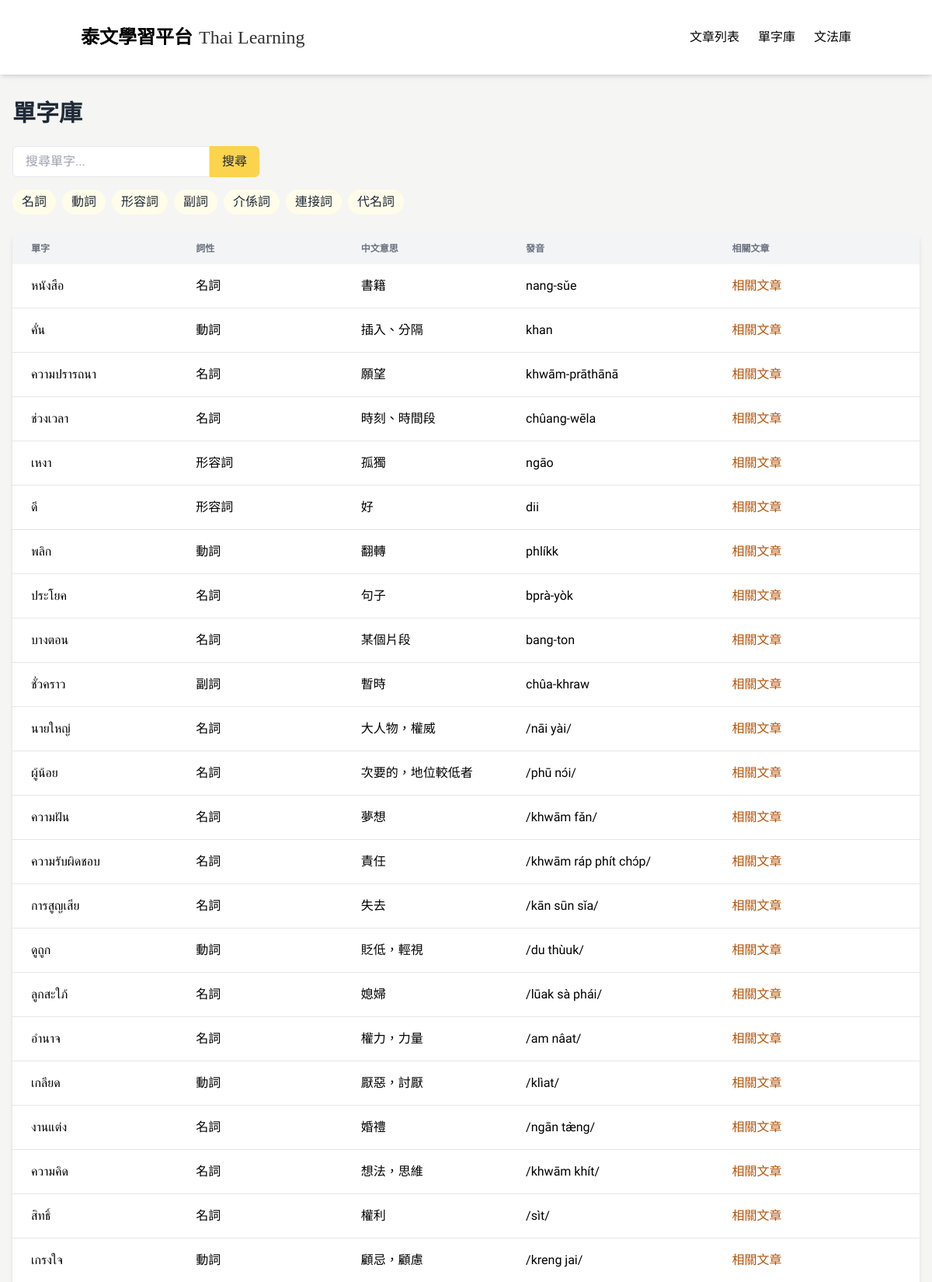
Screenshot of /vocabulary (upper part) with the database file from the repository.
### tables this page shows
CREATE TABLE Word (
            id INTEGER PRIMARY KEY AUTOINCREMENT,
            thai TEXT,
            chinese TEXT,
            type TEXT,
            pronunciation TEXT,
            articleId INTEGER,
            createdAt TEXT,
            updatedAt TEXT
        );

### app_sqlite.py (the view)
@app.route('/vocabulary')
def vocabulary():
    conn = get_db_connection()
    words = conn.execute("""
        SELECT DISTINCT Word.*
        FROM Word
        JOIN WordArticle ON Word.id = WordArticle.wordId
        JOIN Article ON WordArticle.articleId = Article.id
        WHERE Article.status = 'published'
        ORDER BY Word.createdAt DESC
    """).fetchall()
    conn.close()
    return render_template('vocabulary_adjust.html', words=words)

### app_sqlite.py (called while the page is built)
def get_db_connection():
    base_path = os.path.dirname(os.path.abspath(__file__))
    db_path = os.path.join(base_path, 'data.db')
    conn = sqlite3.connect(db_path)  # SQLite 檔名
    conn.row_factory = sqlite3.Row     # 讓取出的資料像字典一樣操作
    return conn

### templates/vocabulary_adjust.html (shortened to what this page needs)
<!DOCTYPE html>
<html lang="zh-TW">
<head>
  <script src="https://cdn.tailwindcss.com"></script>
</head>
<body>
  <nav class="bg-white shadow-md sticky top-0 z-50">
    <div class="container mx-auto px-4 py-4">
      <div class="flex justify-between items-center py-4">
        <div class="flex items-center space-x-2">
          <a href="/" class="flex items-end space-x-2">
            <span class="nav-title text-2xl font-bold text-black">泰文學習平台</span>
            <span class="nav-subtitle text-2xl text-black/80 self-end">Thai Learning</span>
          </a>
        </div>
        <div class="hidden md:flex space-x-6">
          <a href="/" class="tab-btn active-tab text-black hover:text-gray-700" data-tab="articles">文章列表</a>
          <a href="/vocabulary" class="text-black hover:text-gray-700">單字庫</a>
          <a href="/grammar" class="text-black hover:text-gray-700">文法庫</a>
        </div>
      </div>
    </div>
  </nav>
  <div class="px-4 py-8">
  <h1 class="text-3xl font-bold mb-6 text-gray-800">單字庫</h1>
  <div class="mb-6">
    <div class="flex mb-4">
      <input id="vocabulary-search" type="text" placeholder="搜尋單字..." class="border rounded-l-md px-4" />
      <button class="bg-[#FCD34D] hover:bg-[#FBBF24] text-[#1F2937] hover:text-white px-4 py-2 rounded-r-md transition-colors">搜尋</button>
    </div>
    <div class="flex flex-wrap gap-2 mb-4">
      <button class="px-3 py-1 bg-[#FFFDEA] text-[#1F2937] rounded-full hover:bg-[#FBBF24]" data-type="名詞">名詞</button>
      <button class="px-3 py-1 bg-[#FFFDEA] text-[#1F2937] rounded-full hover:bg-[#FBBF24]" data-type="動詞">動詞</button>
      <button class="px-3 py-1 bg-[#FFFDEA] text-[#1F2937] rounded-full hover:bg-[#FBBF24]" data-type="形容詞">形容詞</button>
      <button class="px-3 py-1 bg-[#FFFDEA] text-[#1F2937] rounded-full hover:bg-[#FBBF24]" data-type="副詞">副詞</button>
      <button class="px-3 py-1 bg-[#FFFDEA] text-[#1F2937] rounded-full hover:bg-[#FBBF24]" data-type="介係詞">介係詞</button>
      <button class="px-3 py-1 bg-[#FFFDEA] text-[#1F2937] rounded-full hover:bg-[#FBBF24]" data-type="連接詞">連接詞</button>
      <button class="px-3 py-1 bg-[#FFFDEA] text-[#1F2937] rounded-full hover:bg-[#FBBF24]" data-type="代名詞">代名詞</button>
    </div>
  </div>
  <div class="hidden md:block bg-white rounded-lg shadow-md overflow-x-auto">
    <table class="min-w-full w-full table-fixed">
      <thead class="bg-gray-100">
        <tr>
          <th class="px-6 py-3 text-left text-xs text-gray-500 uppercase w-1/5">單字</th>
          <th class="px-6 py-3 text-left text-xs text-gray-500 uppercase w-1/5">詞性</th>
          <th class="px-6 py-3 text-left text-xs text-gray-500 uppercase w-1/5">中文意思</th>
          <th class="px-6 py-3 text-left text-xs text-gray-500 uppercase w-1/4">發音</th>
          <th class="px-6 py-3 text-left text-xs text-gray-500 uppercase w-1/4">相關文章</th>
        </tr>
      </thead>
      <tbody class="divide-y divide-gray-200">
        {% for word in words %}
        <tr class="hover:bg-gray-50 vocabulary-row" data-type="{{ word.type }}">
          <td class="px-6 py-4 whitespace-nowrap thai-text">{{ word.thai }}</td>
          <td class="px-6 py-4 whitespace-nowrap">{{ word.type }}</td>
          <td class="px-6 py-4 whitespace-nowrap">{{ word.chinese }}</td>
          <td class="px-6 py-4 whitespace-nowrap">{{ word.pronunciation }}</td>
          <td class="px-6 py-4 whitespace-nowrap">
            <a href="/word/{{ word.id }}" class="text-[#B45309] hover:underline">相關文章</a>
          </td>
        </tr>
        {% endfor %}
      </tbody>
    </table>
  </div>
</body>
</html>

### templates/vocabulary_adjust.html (style rules this page uses)
:root { --main-color: #FCD34D; --main-color-hover: #FBBF24; --main-color-light: #FFFDEA; --main-color-light-hover: #FEF3C7; --main-color-bg: #ffffff; --main-color-dark: #1F2937; --main-color-darker: #111827; }
body { font-family: 'Noto Sans TC', 'Sarabun', sans-serif; background-color: #F5F5F4; }
.thai-text { font-family: 'Sarabun', sans-serif; }
.nav-title { font-family: 'Jin Xuan', '金萱體', 'Noto Sans TC', sans-serif; font-weight: bold; }
.nav-subtitle { font-family: 'Times New Roman', serif; font-size: 1.5rem; line-height: 2rem; }

### rows the page displays
Word: thai "หนังสือ", type "名詞", chinese "書籍", pronunciation "nang-sǔe"
Word: thai "คั่น", type "動詞", chinese "插入、分隔", pronunciation "khan"
Word: thai "ความปรารถนา", type "名詞", chinese "願望", pronunciation "khwām-prāthānā"
Word: thai "ช่วงเวลา", type "名詞", chinese "時刻、時間段", pronunciation "chûang-wēla"
Word: thai "เหงา", type "形容詞", chinese "孤獨", pronunciation "ngāo"
Word: thai "ดี", type "形容詞", chinese "好", pronunciation "dii"
Word: thai "พลิก", type "動詞", chinese "翻轉", pronunciation "phlíkk"
Word: thai "ประโยค", type "名詞", chinese "句子", pronunciation "bprà-yòk"
Word: thai "บางตอน", type "名詞", chinese "某個片段", pronunciation "bang-ton"
Word: thai "ชั่วคราว", type "副詞", chinese "暫時", pronunciation "chûa-khraw"
Word: thai "นายใหญ่", type "名詞", chinese "大人物，權威", pronunciation "/nāi yài/"
Word: thai "ผู้น้อย", type "名詞", chinese "次要的，地位較低者", pronunciation "/phū nɔ́i/"
Word: thai "ความฝัน", type "名詞", chinese "夢想", pronunciation "/khwām fǎn/"
Word: thai "ความรับผิดชอบ", type "名詞", chinese "責任", pronunciation "/khwām ráp phít chɔ́p/"
Word: thai "การสูญเสีย", type "名詞", chinese "失去", pronunciation "/kān sūn sǐa/"
Word: thai "ดูถูก", type "動詞", chinese "貶低，輕視", pronunciation "/du thùuk/"
Word: thai "ลูกสะใภ้", type "名詞", chinese "媳婦", pronunciation "/lūak sà phái/"
Word: thai "อำนาจ", type "名詞", chinese "權力，力量", pronunciation "/am nâat/"
Word: thai "เกลียด", type "動詞", chinese "厭惡，討厭", pronunciation "/klìat/"
Word: thai "งานแต่ง", type "名詞", chinese "婚禮", pronunciation "/ngān tæ̀ng/"
Word: thai "ความคิด", type "名詞", chinese "想法，思維", pronunciation "/khwām khít/"
Word: thai "สิทธิ์", type "名詞", chinese "權利", pronunciation "/sìt/"
Word: thai "เกรงใจ", type "動詞", chinese "顧忌，顧慮", pronunciation "/kreng jai/"
